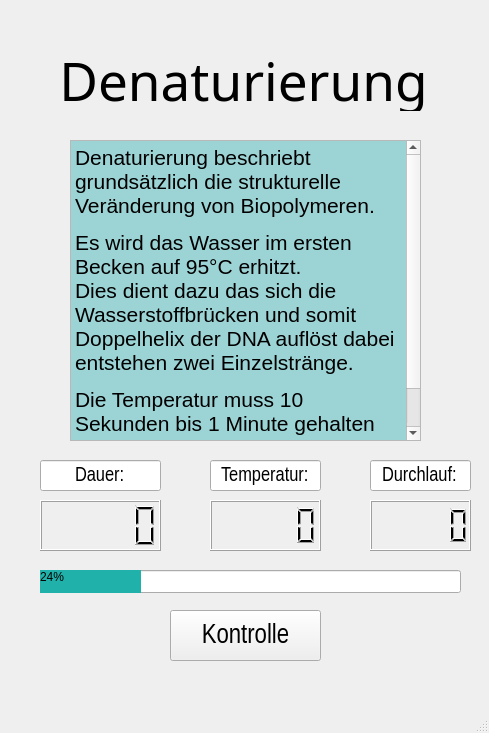
<?xml version="1.0" encoding="UTF-8"?>
<ui version="4.0">
 <class>AblaufWindowDenat</class>
 <widget class="QMainWindow" name="AblaufWindowDenat">
  <property name="geometry">
   <rect>
    <x>0</x>
    <y>0</y>
    <width>489</width>
    <height>733</height>
   </rect>
  </property>
  <property name="windowTitle">
   <string>Denaturierung</string>
  </property>
  <widget class="QWidget" name="centralwidget">
   <widget class="QTextEdit" name="textEdit">
    <property name="geometry">
     <rect>
      <x>70</x>
      <y>140</y>
      <width>351</width>
      <height>301</height>
     </rect>
    </property>
    <property name="readOnly">
     <bool>true</bool>
    </property>
    <property name="html">
     <string>&lt;!DOCTYPE HTML PUBLIC &quot;-//W3C//DTD HTML 4.0//EN&quot; &quot;http://www.w3.org/TR/REC-html40/strict.dtd&quot;&gt;
&lt;html&gt;&lt;head&gt;&lt;meta name=&quot;qrichtext&quot; content=&quot;1&quot; /&gt;&lt;meta charset=&quot;utf-8&quot; /&gt;&lt;style type=&quot;text/css&quot;&gt;
p, li { white-space: pre-wrap; }
hr { height: 1px; border-width: 0; }
li.unchecked::marker { content: &quot;\2610&quot;; }
li.checked::marker { content: &quot;\2612&quot;; }
&lt;/style&gt;&lt;/head&gt;&lt;body style=&quot; font-family:'Segoe UI'; font-size:9pt; font-weight:400; font-style:normal;&quot; bgcolor=&quot;#9cd4d6&quot;&gt;
&lt;p style=&quot; margin-top:12px; margin-bottom:12px; margin-left:0px; margin-right:0px; -qt-block-indent:0; text-indent:0px;&quot;&gt;&lt;span style=&quot; font-family:'Arial Narrow','sans-serif'; font-size:16pt;&quot;&gt;Denaturierung beschriebt grundsätzlich die strukturelle Veränderung von Biopolymeren.&lt;/span&gt;&lt;/p&gt;
&lt;p style=&quot; margin-top:12px; margin-bottom:12px; margin-left:0px; margin-right:0px; -qt-block-indent:0; text-indent:0px;&quot;&gt;&lt;span style=&quot; font-family:'Arial Narrow','sans-serif'; font-size:16pt;&quot;&gt;Es wird das Wasser im ersten Becken auf 95°C erhitzt. &lt;br /&gt;Dies dient dazu das sich die Wasserstoffbrücken und somit Doppelhelix der DNA auflöst dabei entstehen zwei Einzelstränge. &lt;/span&gt;&lt;/p&gt;
&lt;p style=&quot; margin-top:12px; margin-bottom:12px; margin-left:0px; margin-right:0px; -qt-block-indent:0; text-indent:0px;&quot;&gt;&lt;span style=&quot; font-family:'Arial Narrow','sans-serif'; font-size:16pt;&quot;&gt;Die Temperatur muss 10 Sekunden bis 1 Minute gehalten werden, um sicherzustelle das jede Doppelhelix zerstört wurde.&lt;/span&gt;&lt;span style=&quot; font-family:'Arial Narrow'; font-size:16pt;&quot;&gt; &lt;/span&gt;&lt;/p&gt;&lt;/body&gt;&lt;/html&gt;</string>
    </property>
   </widget>
   <widget class="QLabel" name="label">
    <property name="geometry">
     <rect>
      <x>-2</x>
      <y>50</y>
      <width>491</width>
      <height>61</height>
     </rect>
    </property>
    <property name="font">
     <font>
      <family>Tw Cen MT</family>
      <pointsize>40</pointsize>
      <bold>false</bold>
     </font>
    </property>
    <property name="text">
     <string>Denaturierung</string>
    </property>
    <property name="alignment">
     <set>Qt::AlignCenter</set>
    </property>
   </widget>
   <widget class="QPushButton" name="btn_Kontrolle">
    <property name="geometry">
     <rect>
      <x>170</x>
      <y>610</y>
      <width>151</width>
      <height>51</height>
     </rect>
    </property>
    <property name="font">
     <font>
      <family>Arial Narrow</family>
      <pointsize>20</pointsize>
     </font>
    </property>
    <property name="text">
     <string>Kontrolle</string>
    </property>
   </widget>
   <widget class="QLCDNumber" name="DL_zaehler">
    <property name="geometry">
     <rect>
      <x>370</x>
      <y>500</y>
      <width>101</width>
      <height>51</height>
     </rect>
    </property>
   </widget>
   <widget class="QLineEdit" name="DL_line">
    <property name="geometry">
     <rect>
      <x>370</x>
      <y>460</y>
      <width>101</width>
      <height>31</height>
     </rect>
    </property>
    <property name="font">
     <font>
      <family>Arial Narrow</family>
      <pointsize>15</pointsize>
     </font>
    </property>
    <property name="text">
     <string>Durchlauf:</string>
    </property>
    <property name="alignment">
     <set>Qt::AlignCenter</set>
    </property>
    <property name="readOnly">
     <bool>true</bool>
    </property>
   </widget>
   <widget class="QLCDNumber" name="Timer_zaehler">
    <property name="geometry">
     <rect>
      <x>40</x>
      <y>500</y>
      <width>121</width>
      <height>51</height>
     </rect>
    </property>
   </widget>
   <widget class="QLineEdit" name="Dauer_line">
    <property name="geometry">
     <rect>
      <x>40</x>
      <y>460</y>
      <width>121</width>
      <height>31</height>
     </rect>
    </property>
    <property name="font">
     <font>
      <family>Arial Narrow</family>
      <pointsize>15</pointsize>
     </font>
    </property>
    <property name="text">
     <string>Dauer:</string>
    </property>
    <property name="alignment">
     <set>Qt::AlignCenter</set>
    </property>
    <property name="readOnly">
     <bool>true</bool>
    </property>
   </widget>
   <widget class="QLCDNumber" name="temp_sensD">
    <property name="geometry">
     <rect>
      <x>210</x>
      <y>500</y>
      <width>111</width>
      <height>51</height>
     </rect>
    </property>
   </widget>
   <widget class="QLineEdit" name="Temp_line">
    <property name="geometry">
     <rect>
      <x>210</x>
      <y>460</y>
      <width>111</width>
      <height>31</height>
     </rect>
    </property>
    <property name="font">
     <font>
      <family>Arial Narrow</family>
      <pointsize>15</pointsize>
     </font>
    </property>
    <property name="text">
     <string>Temperatur:</string>
    </property>
    <property name="alignment">
     <set>Qt::AlignCenter</set>
    </property>
    <property name="readOnly">
     <bool>true</bool>
    </property>
   </widget>
   <widget class="QProgressBar" name="progressBar_denat">
    <property name="geometry">
     <rect>
      <x>40</x>
      <y>570</y>
      <width>421</width>
      <height>23</height>
     </rect>
    </property>
    <property name="toolTip">
     <string>&lt;html&gt;&lt;head/&gt;&lt;body&gt;&lt;p&gt;&lt;br/&gt;&lt;/p&gt;&lt;/body&gt;&lt;/html&gt;</string>
    </property>
    <property name="styleSheet">
     <string notr="true">QProgressBar::chunk{
	background-color: #20B2AA
}</string>
    </property>
    <property name="value">
     <number>24</number>
    </property>
   </widget>
  </widget>
  <widget class="QMenuBar" name="menubar">
   <property name="geometry">
    <rect>
     <x>0</x>
     <y>0</y>
     <width>489</width>
     <height>22</height>
    </rect>
   </property>
  </widget>
  <widget class="QStatusBar" name="statusbar"/>
 </widget>
 <resources/>
 <connections/>
</ui>
